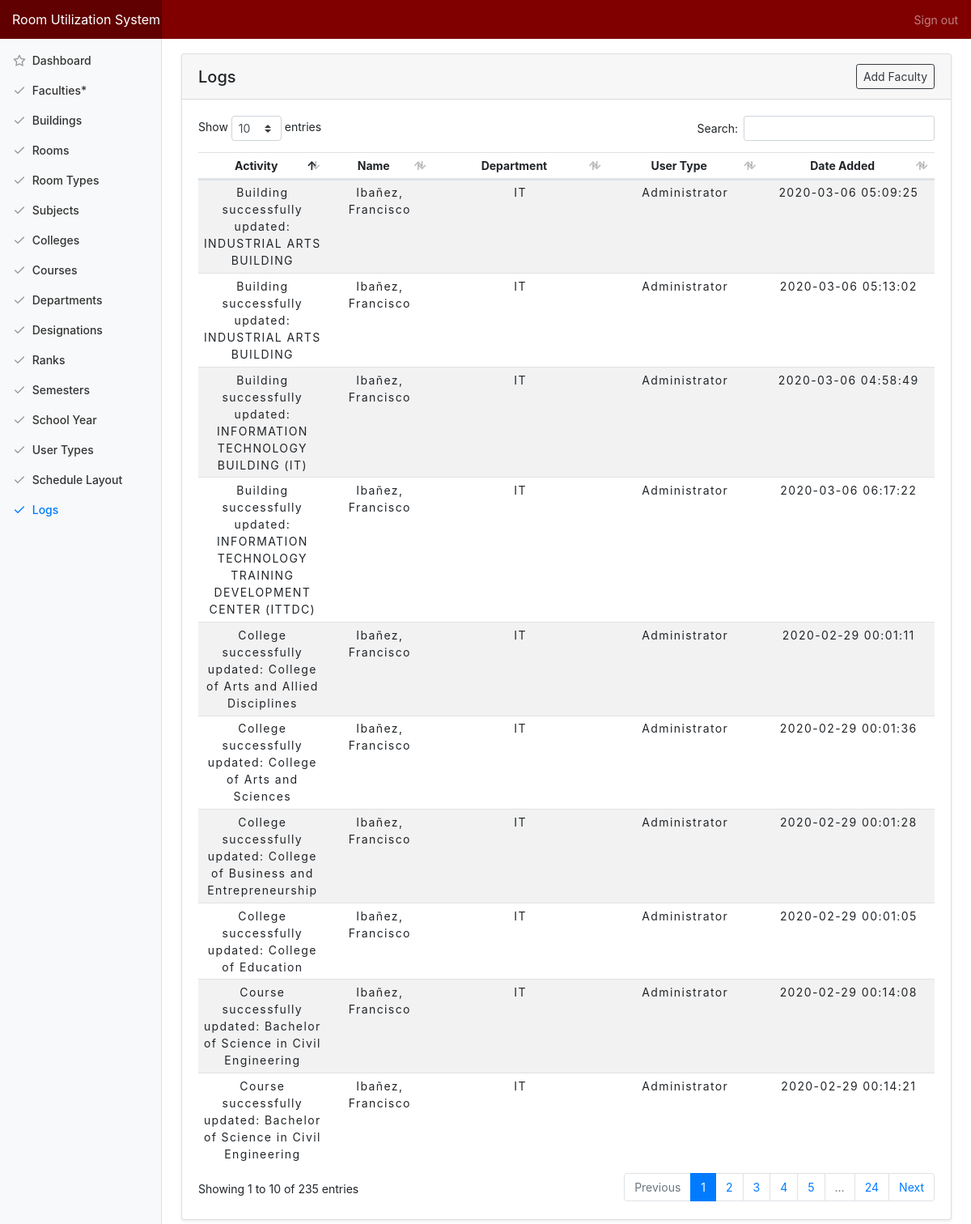
The page /admin/logs on the database as committed earlier.
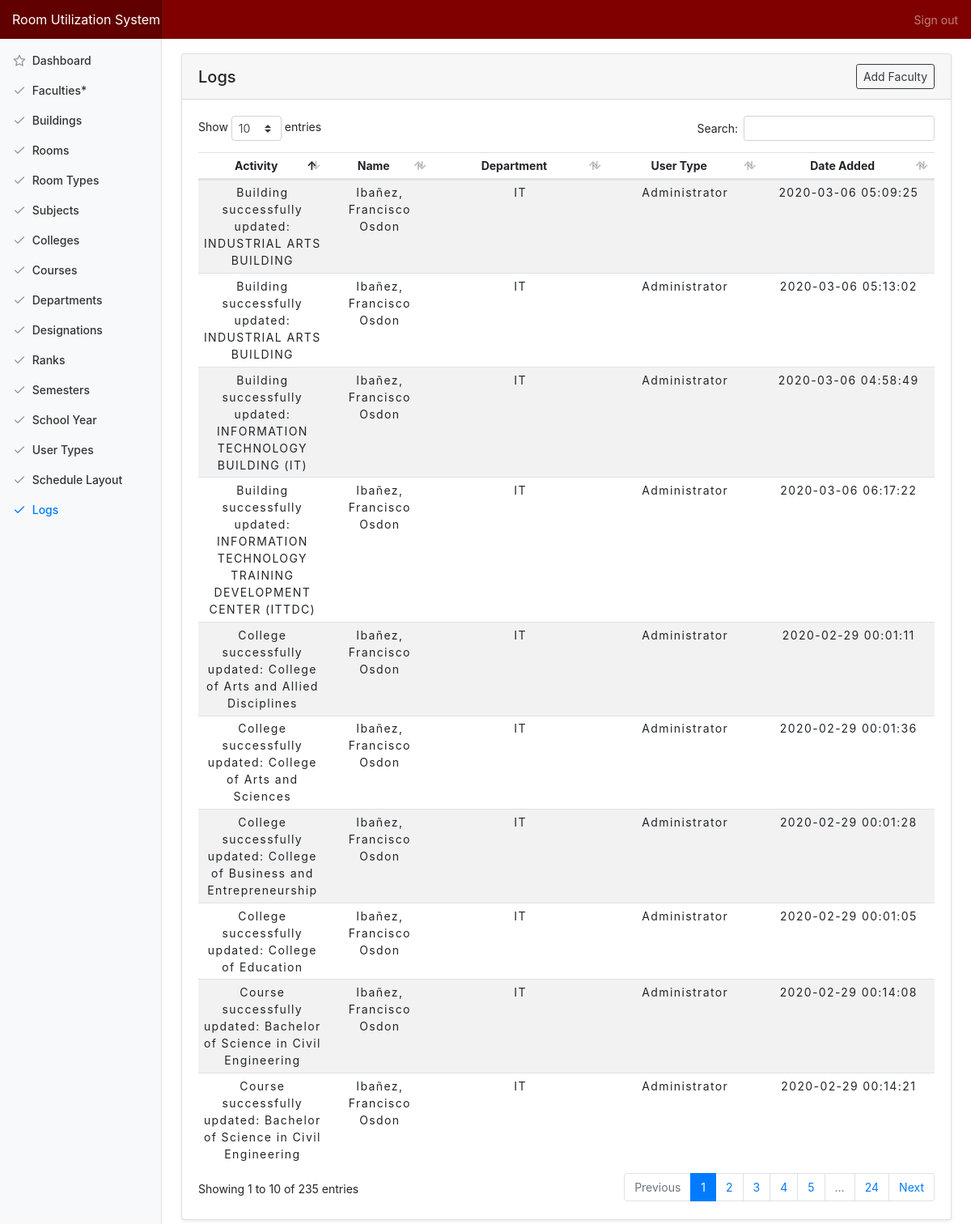
The same page on the database as committed later.
### tables this page shows
CREATE TABLE `tbl_logs` (
  `log_id` int(11) NOT NULL,
  `log_name` varchar(255) NOT NULL,
  `log_added` timestamp NOT NULL DEFAULT current_timestamp() ON UPDATE current_timestamp(),
  `user_id` int(11) NOT NULL
);

CREATE TABLE `tbl_faculty` (
  `faculty_id` int(10) NOT NULL,
  `identification` varchar(20) NOT NULL,
  `f_name` varchar(50) NOT NULL,
  `m_name` varchar(50) NOT NULL,
  `l_name` varchar(50) NOT NULL,
  `suffix_name` varchar(50) NOT NULL,
  `ext_name` varchar(50) NOT NULL,
  `contact_no` varchar(50) NOT NULL,
  `email` varchar(50) NOT NULL,
  `birth_date` varchar(50) NOT NULL,
  `address` varchar(50) NOT NULL,
  `image_src` varchar(255) NOT NULL DEFAULT 'avatar.png',
  `department_id` int(11) NOT NULL,
  `rank_id` int(11) NOT NULL,
  `designation_id` int(11) NOT NULL,
  `faculty_added` datetime NOT NULL DEFAULT current_timestamp(),
  `faculty_modified` datetime NOT NULL DEFAULT '0000-00-00 00:00:00' ON UPDATE current_timestamp()
);

CREATE TABLE `tbl_department` (
  `department_id` int(10) NOT NULL,
  `college_id` int(11) NOT NULL,
  `department_name` varchar(255) NOT NULL,
  `department_added` datetime NOT NULL DEFAULT current_timestamp(),
  `department_modified` datetime NOT NULL DEFAULT '0000-00-00 00:00:00' ON UPDATE current_timestamp()
);

CREATE TABLE `tbl_user_type` (
  `user_type_id` int(11) NOT NULL,
  `user_type` varchar(50) NOT NULL,
  `user_type_added` datetime NOT NULL DEFAULT current_timestamp(),
  `user_type_modified` datetime NOT NULL DEFAULT '0000-00-00 00:00:00' ON UPDATE current_timestamp()
);

### application/controllers/Admin.php (called while the page is built, shortened)
<?php
class Admin extends CI_Controller {
	public function logs(){
		$data['title'] = "Logs";
		$data['logs'] = $this->main_model->getLogs();
		$this->load->view('templates/header', $data);
		$this->load->view('admin/logs');
		$this->load->view('templates/footer');
	}
}

### index.php (called while the page is built, shortened)
<?php
require_once BASEPATH.'core/CodeIgniter.php';

### application/models/Main_model.php (called while the page is built, shortened)
<?php defined('BASEPATH') OR exit('No direct script access allowed');
Class Main_model extends CI_Model{
	public function getLogs(){
		return $this->db->join('tbl_user', 'tbl_logs.user_id = tbl_user.user_id')
										->join('tbl_faculty', 'tbl_user.faculty_id = tbl_faculty.faculty_id')
										->join('tbl_user_type', 'tbl_user.user_type_id = tbl_user_type.user_type_id')
										->join('tbl_department', 'tbl_faculty.department_id = tbl_department.department_id')
										->get('tbl_logs')->result_array();
	}
}

### application/views/admin/logs.php (the view)
<?php $this->load->view('templates/nav'); ?>
<div class="container-fluid">
  <div class="row">
    <?php $this->load->view('templates/side');?>
    <main role="main" class="col-md-9 ml-sm-auto col-lg-10 pt-4 px-4 mb-3">
      <div class="card shadow-sm">
			  <h5 class="card-header d-flex justify-content-between align-items-center">
          <?=$title?>
          <a href="<?=base_url('admin/faculty_add')?>" class="btn btn-outline-dark btn-sm">Add Faculty</a>
        </h5>
			  <div class="card-body">
          <table class="table table-striped table-hover table-sm">
            <thead>
              <tr>
                <th>Activity</th>
                <th>Name</th>
                <th>Department</th>
                <th>User Type</th>
                <th>Date Added</th>
              </tr>
            </thead>
            <tbody>
              <?php foreach ($logs as $row) {?>
              <tr>
                <td><?=$row['log_name']?></td>
                <td><?=$row['l_name']?>, <?=$row['f_name']?> <?=$row['m_name']?></td>
                <td><?=$row['department_name']?></td>
                <td><?=$row['user_type']?></td>
                <td><?=$row['log_added']?></td>
              </tr>
              <?php } ?>
            </tbody>
          </table>
			  </div>
			</div>
   </main>
  </div>
</div>

### application/views/templates/header.php (shortened to what this page needs)
<!DOCTYPE html>
<html lang="en">
<head>
	<link rel="stylesheet" type="text/css" href="<?=base_url('assets/css/bootstrap.min.css')?>">
	<link rel="stylesheet" type="text/css" href="<?=base_url('assets/css/bootstrap-select.min.css')?>">
	<link rel="stylesheet" type="text/css" href="<?=base_url('assets/css/dashboard.css')?>">
	<link rel="stylesheet" type="text/css" href="<?=base_url('assets/css/dataTables.bootstrap4.min.css')?>">
	<link rel="stylesheet" type="text/css" href="<?=base_url('assets/css/jquery-confirm.min.css')?>">
	<link rel="stylesheet" type="text/css" href="<?=base_url('assets/css/font-awesome.min.css')?>">
	<link rel="stylesheet" type="text/css" href="<?=base_url('assets/css/floating-labels.css') ?>">
	<link rel="stylesheet" type="text/css" href="<?=base_url('assets/css/rus.css')?>">
</head>
<body>

### application/views/templates/nav.php (shortened to what this page needs)
<nav class="navbar navbar-dark fixed-top flex-md-nowrap p-0" style="background:#800000">
  <a class="navbar-brand col-sm-3 col-md-2 mr-0" href="#">Room Utilization System</a>
  <ul class="navbar-nav px-3">
    <li class="nav-item text-nowrap">
      <a class="nav-link" href="<?=base_url('auth/logout')?>">Sign out</a>
    </li>
  </ul>
</nav>
<br>
<br>

### application/views/templates/side.php (shortened to what this page needs)
<nav class="col-md-2 d-none d-md-block bg-light sidebar">
  <div class="sidebar-sticky">
    <ul class="nav flex-column">
      <li class="nav-item">
        <a class="nav-link <?=($title=='Dashboard')?'active':'';?>" href="<?=base_url('admin')?>">
          <span data-feather="star"></span>
          Dashboard
        </a>
      </li>
      <li class="nav-item">
        <a class="nav-link <?=($title=='Faculties')?'active':'';?>" href="<?=base_url('admin/faculty')?>">
          <span data-feather="check"></span>
          Faculties*
        </a>
      </li>
      <li class="nav-item">
        <a class="nav-link <?=($title=='Buildings')?'active':'';?>" href="<?=base_url('admin/building')?>">
          <span data-feather="check"></span>
          Buildings
        </a>
      </li>
      <li class="nav-item">
        <a class="nav-link <?=($title=='Rooms')?'active':'';?>" href="<?=base_url('admin/room')?>">
          <span data-feather="check"></span>
          Rooms
        </a>
      </li>
      <li class="nav-item">
        <a class="nav-link <?=($title=='Room Types')?'active':'';?>" href="<?=base_url('admin/room_type')?>">
          <span data-feather="check"></span>
          Room Types
        </a>
      </li>
      <li class="nav-item">
        <a class="nav-link <?=($title=='Subjects')?'active':'';?>" href="<?=base_url('admin/subject')?>">
          <span data-feather="check"></span>
          Subjects
        </a>
      </li>
      <li class="nav-item">
        <a class="nav-link <?=($title=='Colleges')?'active':'';?>" href="<?=base_url('admin/college')?>">
          <span data-feather="check"></span>
          Colleges
        </a>
      </li>
      <li class="nav-item">
        <a class="nav-link <?=($title=='Courses')?'active':'';?>" href="<?=base_url('admin/course')?>">
          <span data-feather="check"></span>
          Courses
        </a>
      </li>
      <li class="nav-item">
        <a class="nav-link <?=($title=='Departments')?'active':'';?>" href="<?=base_url('admin/department')?>">
          <span data-feather="check"></span>
          Departments
        </a>
      </li>
      <li class="nav-item">
        <a class="nav-link <?=($title=='Designations')?'active':'';?>" href="<?=base_url('admin/designation')?>">
          <span data-feather="check"></span>
          Designations
        </a>
      </li>
      <li class="nav-item">
        <a class="nav-link <?=($title=='Ranks')?'active':'';?>" href="<?=base_url('admin/rank')?>">
          <span data-feather="check"></span>
          Ranks
        </a>
      </li>
      <li class="nav-item">
        <a class="nav-link <?=($title=='Semesters')?'active':'';?>" href="<?=base_url('admin/semester')?>">
          <span data-feather="check"></span>
          Semesters
        </a>
      </li>
      <li class="nav-item">
        <a class="nav-link <?=($title=='School Year')?'active':'';?>" href="<?=base_url('admin/sy')?>">
          <span data-feather="check"></span>
          School Year
        </a>
      </li>
      <li class="nav-item">
        <a class="nav-link <?=($title=='User Types')?'active':'';?>" href="<?=base_url('admin/user_type')?>">
          <span data-feather="check"></span>
          User Types
        </a>
      </li>
      <li class="nav-item">
        <a class="nav-link <?=($title=='Sample Schedule Layout')?'active':'';?>" href="<?=base_url('admin/sched_layout')?>">
          <span data-feather="check"></span>
          Schedule Layout
        </a>
      </li>
      <li class="nav-item">
        <a class="nav-link <?=($title=='Logs')?'active':'';?>" href="<?=base_url('admin/logs')?>">
          <span data-feather="check"></span>
          Logs
        </a>
      </li>
    </ul>
  </div>
</nav>

### application/views/templates/footer.php (shortened to what this page needs)
</body>
</html>

### assets/css/dashboard.css (style rules this page uses)
body { font-size: .875rem; }
.feather { width: 16px; height: 16px; vertical-align: text-bottom; }
.sidebar { position: fixed; top: 0; bottom: 0; left: 0; z-index: 100; padding: 48px 0 0; box-shadow: inset -1px 0 0 rgba(0, 0, 0, .1); }
.sidebar-sticky { position: relative; top: 0; height: calc(100vh - 48px); padding-top: .5rem; overflow-x: hidden; overflow-y: auto; }
.sidebar .nav-link { font-weight: 500; color: #333; }
.sidebar .nav-link .feather { margin-right: 4px; color: #999; }
.sidebar .nav-link.active { color: #007bff; }
.sidebar .nav-link:hover .feather, .sidebar .nav-link.active .feather { color: inherit; }
[role="main"] { padding-top: 133px; }
@media (min-width: 768px) { [role="main"] { padding-top: 48px; } }
.navbar-brand { padding-top: .75rem; padding-bottom: .75rem; font-size: 1rem; background-color: rgba(0, 0, 0, .25); box-shadow: inset -1px 0 0 rgba(0, 0, 0, .25); }

### assets/css/rus.css (style rules this page uses)
nav { z-index: 101; }
.sched-layout table, th, td { text-align: center; }
.sched-layout th, td { height: 20px; min-width: 50px; max-width: 50px; letter-spacing: .1em }

Rows that differ between the two databases and show on the page:
changed through a linked row, tbl_logs "College successfully updated: College of Education": tbl_faculty.m_name (not shown) → "Osdon"
changed through a linked row, tbl_logs "College successfully updated: College of Arts and Allied Disciplines": tbl_faculty.m_name (not shown) → "Osdon"
changed through a linked row, tbl_logs "College successfully updated: College of Business and Entrepreneurship": tbl_faculty.m_name (not shown) → "Osdon"
changed through a linked row, tbl_logs "College successfully updated: College of Arts and Sciences": tbl_faculty.m_name (not shown) → "Osdon"
changed through a linked row, tbl_logs (number 5 of 10 on the later page): tbl_faculty.m_name (not shown) → "Osdon"
changed through a linked row, tbl_logs (number 6 of 10 on the later page): tbl_faculty.m_name (not shown) → "Osdon"
changed through a linked row, tbl_logs "Building successfully updated: INFORMATION TECHNOLOGY BUILDING (IT)": tbl_faculty.m_name (not shown) → "Osdon"
changed through a linked row, tbl_logs (number 8 of 10 on the later page): tbl_faculty.m_name (not shown) → "Osdon"
changed through a linked row, tbl_logs (number 9 of 10 on the later page): tbl_faculty.m_name (not shown) → "Osdon"
changed through a linked row, tbl_logs (number 10 of 10 on the later page): tbl_faculty.m_name (not shown) → "Osdon"
